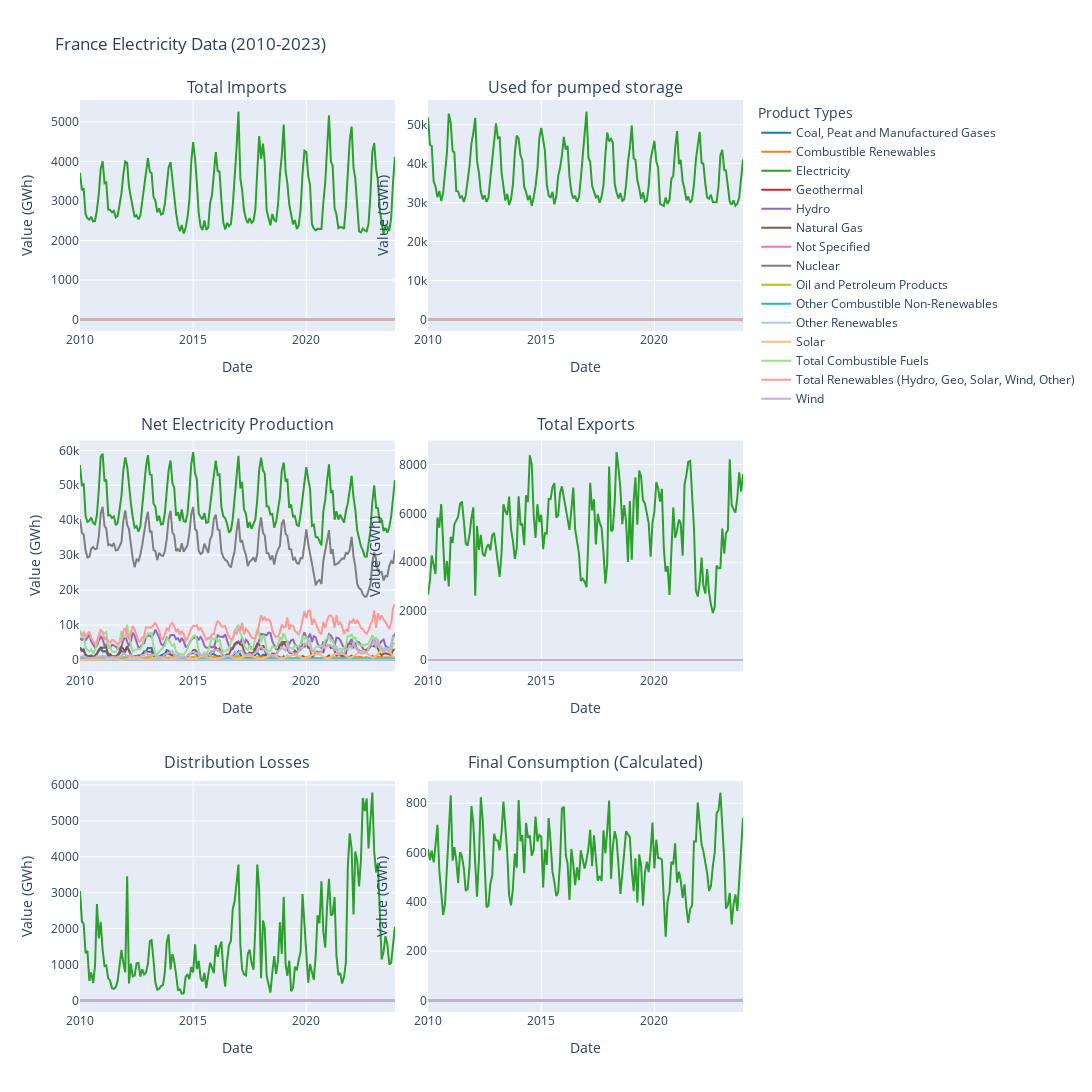

The notebook cell saved with this chart:
### Code cell
plotInfo("France")

### Figure 1 — Plotly figure (JSON) as saved in the notebook; plotly's stock layout.template omitted (floating-point values rounded to 4 significant figures; data arrays with more than 128 entries replaced by an {"elided": "..."} marker saying what was removed)
{"data": [{"line": {"width": 2}, "marker": {"color": "#1f77b4"}, "mode": "lines", "name": "Coal, Peat and Manufactured Gases", "showlegend": true, "type": "scatter", "x": {"elided": "168 str values"}, "xaxis": "x", "y": {"elided": "168 float values"}, "yaxis": "y"}, {"line": {"width": 2}, "marker": {"color": "#ff7f0e"}, "mode": "lines", "name": "Combustible Renewables", "showlegend": true, "type": "scatter", "x": {"elided": "168 str values"}, "xaxis": "x", "y": {"elided": "168 float values"}, "yaxis": "y"}, {"line": {"width": 2}, "marker": {"color": "#2ca02c"}, "mode": "lines", "name": "Electricity", "showlegend": true, "type": "scatter", "x": {"elided": "168 str values"}, "xaxis": "x", "y": {"elided": "168 float values"}, "yaxis": "y"}, {"line": {"width": 2}, "marker": {"color": "#d62728"}, "mode": "lines", "name": "Geothermal", "showlegend": true, "type": "scatter", "x": {"elided": "168 str values"}, "xaxis": "x", "y": {"elided": "168 float values"}, "yaxis": "y"}, {"line": {"width": 2}, "marker": {"color": "#9467bd"}, "mode": "lines", "name": "Hydro", "showlegend": true, "type": "scatter", "x": {"elided": "168 str values"}, "xaxis": "x", "y": {"elided": "168 float values"}, "yaxis": "y"}, {"line": {"width": 2}, "marker": {"color": "#8c564b"}, "mode": "lines", "name": "Natural Gas", "showlegend": true, "type": "scatter", "x": {"elided": "168 str values"}, "xaxis": "x", "y": {"elided": "168 float values"}, "yaxis": "y"}, {"line": {"width": 2}, "marker": {"color": "#e377c2"}, "mode": "lines", "name": "Not Specified", "showlegend": true, "type": "scatter", "x": {"elided": "168 str values"}, "xaxis": "x", "y": {"elided": "168 float values"}, "yaxis": "y"}, {"line": {"width": 2}, "marker": {"color": "#7f7f7f"}, "mode": "lines", "name": "Nuclear", "showlegend": true, "type": "scatter", "x": {"elided": "168 str values"}, "xaxis": "x", "y": {"elided": "168 float values"}, "yaxis": "y"}, {"line": {"width": 2}, "marker": {"color": "#bcbd22"}, "mode": "lines", "name": "Oil and Petroleum Products", "showlegend": true, "type": "scatter", "x": {"elided": "168 str values"}, "xaxis": "x", "y": {"elided": "168 float values"}, "yaxis": "y"}, {"line": {"width": 2}, "marker": {"color": "#17becf"}, "mode": "lines", "name": "Other Combustible Non-Renewables", "showlegend": true, "type": "scatter", "x": {"elided": "168 str values"}, "xaxis": "x", "y": {"elided": "168 float values"}, "yaxis": "y"}, {"line": {"width": 2}, "marker": {"color": "#aec7e8"}, "mode": "lines", "name": "Other Renewables", "showlegend": true, "type": "scatter", "x": {"elided": "168 str values"}, "xaxis": "x", "y": {"elided": "168 float values"}, "yaxis": "y"}, {"line": {"width": 2}, "marker": {"color": "#ffbb78"}, "mode": "lines", "name": "Solar", "showlegend": true, "type": "scatter", "x": {"elided": "168 str values"}, "xaxis": "x", "y": {"elided": "168 float values"}, "yaxis": "y"}, {"line": {"width": 2}, "marker": {"color": "#98df8a"}, "mode": "lines", "name": "Total Combustible Fuels", "showlegend": true, "type": "scatter", "x": {"elided": "168 str values"}, "xaxis": "x", "y": {"elided": "168 float values"}, "yaxis": "y"}, {"line": {"width": 2}, "marker": {"color": "#ff9896"}, "mode": "lines", "name": "Total Renewables (Hydro, Geo, Solar, Wind, Other)", "showlegend": true, "type": "scatter", "x": {"elided": "168 str values"}, "xaxis": "x", "y": {"elided": "168 float values"}, "yaxis": "y"}, {"line": {"width": 2}, "marker": {"color": "#c5b0d5"}, "mode": "lines", "name": "Wind", "showlegend": true, "type": "scatter", "x": {"elided": "168 str values"}, "xaxis": "x", "y": {"elided": "168 float values"}, "yaxis": "y"}, {"line": {"width": 2}, "marker": {"color": "#1f77b4"}, "mode": "lines", "name": "Coal, Peat and Manufactured Gases", "showlegend": false, "type": "scatter", "x": {"elided": "168 str values"}, "xaxis": "x2", "y": {"elided": "168 float values"}, "yaxis": "y2"}, {"line": {"width": 2}, "marker": {"color": "#ff7f0e"}, "mode": "lines", "name": "Combustible Renewables", "showlegend": false, "type": "scatter", "x": {"elided": "168 str values"}, "xaxis": "x2", "y": {"elided": "168 float values"}, "yaxis": "y2"}, {"line": {"width": 2}, "marker": {"color": "#2ca02c"}, "mode": "lines", "name": "Electricity", "showlegend": false, "type": "scatter", "x": {"elided": "168 str values"}, "xaxis": "x2", "y": {"elided": "168 float values"}, "yaxis": "y2"}, {"line": {"width": 2}, "marker": {"color": "#d62728"}, "mode": "lines", "name": "Geothermal", "showlegend": false, "type": "scatter", "x": {"elided": "168 str values"}, "xaxis": "x2", "y": {"elided": "168 float values"}, "yaxis": "y2"}, {"line": {"width": 2}, "marker": {"color": "#9467bd"}, "mode": "lines", "name": "Hydro", "showlegend": false, "type": "scatter", "x": {"elided": "168 str values"}, "xaxis": "x2", "y": {"elided": "168 float values"}, "yaxis": "y2"}, {"line": {"width": 2}, "marker": {"color": "#8c564b"}, "mode": "lines", "name": "Natural Gas", "showlegend": false, "type": "scatter", "x": {"elided": "168 str values"}, "xaxis": "x2", "y": {"elided": "168 float values"}, "yaxis": "y2"}, {"line": {"width": 2}, "marker": {"color": "#e377c2"}, "mode": "lines", "name": "Not Specified", "showlegend": false, "type": "scatter", "x": {"elided": "168 str values"}, "xaxis": "x2", "y": {"elided": "168 float values"}, "yaxis": "y2"}, {"line": {"width": 2}, "marker": {"color": "#7f7f7f"}, "mode": "lines", "name": "Nuclear", "showlegend": false, "type": "scatter", "x": {"elided": "168 str values"}, "xaxis": "x2", "y": {"elided": "168 float values"}, "yaxis": "y2"}, {"line": {"width": 2}, "marker": {"color": "#bcbd22"}, "mode": "lines", "name": "Oil and Petroleum Products", "showlegend": false, "type": "scatter", "x": {"elided": "168 str values"}, "xaxis": "x2", "y": {"elided": "168 float values"}, "yaxis": "y2"}, {"line": {"width": 2}, "marker": {"color": "#17becf"}, "mode": "lines", "name": "Other Combustible Non-Renewables", "showlegend": false, "type": "scatter", "x": {"elided": "168 str values"}, "xaxis": "x2", "y": {"elided": "168 float values"}, "yaxis": "y2"}, {"line": {"width": 2}, "marker": {"color": "#aec7e8"}, "mode": "lines", "name": "Other Renewables", "showlegend": false, "type": "scatter", "x": {"elided": "168 str values"}, "xaxis": "x2", "y": {"elided": "168 float values"}, "yaxis": "y2"}, {"line": {"width": 2}, "marker": {"color": "#ffbb78"}, "mode": "lines", "name": "Solar", "showlegend": false, "type": "scatter", "x": {"elided": "168 str values"}, "xaxis": "x2", "y": {"elided": "168 float values"}, "yaxis": "y2"}, {"line": {"width": 2}, "marker": {"color": "#98df8a"}, "mode": "lines", "name": "Total Combustible Fuels", "showlegend": false, "type": "scatter", "x": {"elided": "168 str values"}, "xaxis": "x2", "y": {"elided": "168 float values"}, "yaxis": "y2"}, {"line": {"width": 2}, "marker": {"color": "#ff9896"}, "mode": "lines", "name": "Total Renewables (Hydro, Geo, Solar, Wind, Other)", "showlegend": false, "type": "scatter", "x": {"elided": "168 str values"}, "xaxis": "x2", "y": {"elided": "168 float values"}, "yaxis": "y2"}, {"line": {"width": 2}, "marker": {"color": "#c5b0d5"}, "mode": "lines", "name": "Wind", "showlegend": false, "type": "scatter", "x": {"elided": "168 str values"}, "xaxis": "x2", "y": {"elided": "168 float values"}, "yaxis": "y2"}, {"line": {"width": 2}, "marker": {"color": "#1f77b4"}, "mode": "lines", "name": "Coal, Peat and Manufactured Gases", "showlegend": false, "type": "scatter", "x": {"elided": "168 str values"}, "xaxis": "x3", "y": {"elided": "168 float values"}, "yaxis": "y3"}, {"line": {"width": 2}, "marker": {"color": "#ff7f0e"}, "mode": "lines", "name": "Combustible Renewables", "showlegend": false, "type": "scatter", "x": {"elided": "168 str values"}, "xaxis": "x3", "y": {"elided": "168 float values"}, "yaxis": "y3"}, {"line": {"width": 2}, "marker": {"color": "#2ca02c"}, "mode": "lines", "name": "Electricity", "showlegend": false, "type": "scatter", "x": {"elided": "168 str values"}, "xaxis": "x3", "y": {"elided": "168 float values"}, "yaxis": "y3"}, {"line": {"width": 2}, "marker": {"color": "#d62728"}, "mode": "lines", "name": "Geothermal", "showlegend": false, "type": "scatter", "x": {"elided": "168 str values"}, "xaxis": "x3", "y": {"elided": "168 float values"}, "yaxis": "y3"}, {"line": {"width": 2}, "marker": {"color": "#9467bd"}, "mode": "lines", "name": "Hydro", "showlegend": false, "type": "scatter", "x": {"elided": "168 str values"}, "xaxis": "x3", "y": {"elided": "168 float values"}, "yaxis": "y3"}, {"line": {"width": 2}, "marker": {"color": "#8c564b"}, "mode": "lines", "name": "Natural Gas", "showlegend": false, "type": "scatter", "x": {"elided": "168 str values"}, "xaxis": "x3", "y": {"elided": "168 float values"}, "yaxis": "y3"}, {"line": {"width": 2}, "marker": {"color": "#e377c2"}, "mode": "lines", "name": "Not Specified", "showlegend": false, "type": "scatter", "x": {"elided": "168 str values"}, "xaxis": "x3", "y": {"elided": "168 float values"}, "yaxis": "y3"}, {"line": {"width": 2}, "marker": {"color": "#7f7f7f"}, "mode": "lines", "name": "Nuclear", "showlegend": false, "type": "scatter", "x": {"elided": "168 str values"}, "xaxis": "x3", "y": {"elided": "168 float values"}, "yaxis": "y3"}, {"line": {"width": 2}, "marker": {"color": "#bcbd22"}, "mode": "lines", "name": "Oil and Petroleum Products", "showlegend": false, "type": "scatter", "x": {"elided": "168 str values"}, "xaxis": "x3", "y": {"elided": "168 float values"}, "yaxis": "y3"}, {"line": {"width": 2}, "marker": {"color": "#17becf"}, "mode": "lines", "name": "Other Combustible Non-Renewables", "showlegend": false, "type": "scatter", "x": {"elided": "168 str values"}, "xaxis": "x3", "y": {"elided": "168 float values"}, "yaxis": "y3"}, {"line": {"width": 2}, "marker": {"color": "#aec7e8"}, "mode": "lines", "name": "Other Renewables", "showlegend": false, "type": "scatter", "x": {"elided": "168 str values"}, "xaxis": "x3", "y": {"elided": "168 float values"}, "yaxis": "y3"}, {"line": {"width": 2}, "marker": {"color": "#ffbb78"}, "mode": "lines", "name": "Solar", "showlegend": false, "type": "scatter", "x": {"elided": "168 str values"}, "xaxis": "x3", "y": {"elided": "168 float values"}, "yaxis": "y3"}, {"line": {"width": 2}, "marker": {"color": "#98df8a"}, "mode": "lines", "name": "Total Combustible Fuels", "showlegend": false, "type": "scatter", "x": {"elided": "168 str values"}, "xaxis": "x3", "y": {"elided": "168 float values"}, "yaxis": "y3"}, {"line": {"width": 2}, "marker": {"color": "#ff9896"}, "mode": "lines", "name": "Total Renewables (Hydro, Geo, Solar, Wind, Other)", "showlegend": false, "type": "scatter", "x": {"elided": "168 str values"}, "xaxis": "x3", "y": {"elided": "168 float values"}, "yaxis": "y3"}, {"line": {"width": 2}, "marker": {"color": "#c5b0d5"}, "mode": "lines", "name": "Wind", "showlegend": false, "type": "scatter", "x": {"elided": "168 str values"}, "xaxis": "x3", "y": {"elided": "168 float values"}, "yaxis": "y3"}, {"line": {"width": 2}, "marker": {"color": "#1f77b4"}, "mode": "lines", "name": "Coal, Peat and Manufactured Gases", "showlegend": false, "type": "scatter", "x": {"elided": "168 str values"}, "xaxis": "x4", "y": {"elided": "168 float values"}, "yaxis": "y4"}, {"line": {"width": 2}, "marker": {"color": "#ff7f0e"}, "mode": "lines", "name": "Combustible Renewables", "showlegend": false, "type": "scatter", "x": {"elided": "168 str values"}, "xaxis": "x4", "y": {"elided": "168 float values"}, "yaxis": "y4"}, {"line": {"width": 2}, "marker": {"color": "#2ca02c"}, "mode": "lines", "name": "Electricity", "showlegend": false, "type": "scatter", "x": {"elided": "168 str values"}, "xaxis": "x4", "y": {"elided": "168 float values"}, "yaxis": "y4"}, {"line": {"width": 2}, "marker": {"color": "#d62728"}, "mode": "lines", "name": "Geothermal", "showlegend": false, "type": "scatter", "x": {"elided": "168 str values"}, "xaxis": "x4", "y": {"elided": "168 float values"}, "yaxis": "y4"}, {"line": {"width": 2}, "marker": {"color": "#9467bd"}, "mode": "lines", "name": "Hydro", "showlegend": false, "type": "scatter", "x": {"elided": "168 str values"}, "xaxis": "x4", "y": {"elided": "168 float values"}, "yaxis": "y4"}, {"line": {"width": 2}, "marker": {"color": "#8c564b"}, "mode": "lines", "name": "Natural Gas", "showlegend": false, "type": "scatter", "x": {"elided": "168 str values"}, "xaxis": "x4", "y": {"elided": "168 float values"}, "yaxis": "y4"}, {"line": {"width": 2}, "marker": {"color": "#e377c2"}, "mode": "lines", "name": "Not Specified", "showlegend": false, "type": "scatter", "x": {"elided": "168 str values"}, "xaxis": "x4", "y": {"elided": "168 float values"}, "yaxis": "y4"}, {"line": {"width": 2}, "marker": {"color": "#7f7f7f"}, "mode": "lines", "name": "Nuclear", "showlegend": false, "type": "scatter", "x": {"elided": "168 str values"}, "xaxis": "x4", "y": {"elided": "168 float values"}, "yaxis": "y4"}, {"line": {"width": 2}, "marker": {"color": "#bcbd22"}, "mode": "lines", "name": "Oil and Petroleum Products", "showlegend": false, "type": "scatter", "x": {"elided": "168 str values"}, "xaxis": "x4", "y": {"elided": "168 float values"}, "yaxis": "y4"}, {"line": {"width": 2}, "marker": {"color": "#17becf"}, "mode": "lines", "name": "Other Combustible Non-Renewables", "showlegend": false, "type": "scatter", "x": {"elided": "168 str values"}, "xaxis": "x4", "y": {"elided": "168 float values"}, "yaxis": "y4"}, {"line": {"width": 2}, "marker": {"color": "#aec7e8"}, "mode": "lines", "name": "Other Renewables", "showlegend": false, "type": "scatter", "x": {"elided": "168 str values"}, "xaxis": "x4", "y": {"elided": "168 float values"}, "yaxis": "y4"}, {"line": {"width": 2}, "marker": {"color": "#ffbb78"}, "mode": "lines", "name": "Solar", "showlegend": false, "type": "scatter", "x": {"elided": "168 str values"}, "xaxis": "x4", "y": {"elided": "168 float values"}, "yaxis": "y4"}, {"line": {"width": 2}, "marker": {"color": "#98df8a"}, "mode": "lines", "name": "Total Combustible Fuels", "showlegend": false, "type": "scatter", "x": {"elided": "168 str values"}, "xaxis": "x4", "y": {"elided": "168 float values"}, "yaxis": "y4"}, {"line": {"width": 2}, "marker": {"color": "#ff9896"}, "mode": "lines", "name": "Total Renewables (Hydro, Geo, Solar, Wind, Other)", "showlegend": false, "type": "scatter", "x": {"elided": "168 str values"}, "xaxis": "x4", "y": {"elided": "168 float values"}, "yaxis": "y4"}, {"line": {"width": 2}, "marker": {"color": "#c5b0d5"}, "mode": "lines", "name": "Wind", "showlegend": false, "type": "scatter", "x": {"elided": "168 str values"}, "xaxis": "x4", "y": {"elided": "168 float values"}, "yaxis": "y4"}, {"line": {"width": 2}, "marker": {"color": "#1f77b4"}, "mode": "lines", "name": "Coal, Peat and Manufactured Gases", "showlegend": false, "type": "scatter", "x": {"elided": "168 str values"}, "xaxis": "x5", "y": {"elided": "168 float values"}, "yaxis": "y5"}, {"line": {"width": 2}, "marker": {"color": "#ff7f0e"}, "mode": "lines", "name": "Combustible Renewables", "showlegend": false, "type": "scatter", "x": {"elided": "168 str values"}, "xaxis": "x5", "y": {"elided": "168 float values"}, "yaxis": "y5"}, {"line": {"width": 2}, "marker": {"color": "#2ca02c"}, "mode": "lines", "name": "Electricity", "showlegend": false, "type": "scatter", "x": {"elided": "168 str values"}, "xaxis": "x5", "y": {"elided": "168 float values"}, "yaxis": "y5"}, {"line": {"width": 2}, "marker": {"color": "#d62728"}, "mode": "lines", "name": "Geothermal", "showlegend": false, "type": "scatter", "x": {"elided": "168 str values"}, "xaxis": "x5", "y": {"elided": "168 float values"}, "yaxis": "y5"}, {"line": {"width": 2}, "marker": {"color": "#9467bd"}, "mode": "lines", "name": "Hydro", "showlegend": false, "type": "scatter", "x": {"elided": "168 str values"}, "xaxis": "x5", "y": {"elided": "168 float values"}, "yaxis": "y5"}, {"line": {"width": 2}, "marker": {"color": "#8c564b"}, "mode": "lines", "name": "Natural Gas", "showlegend": false, "type": "scatter", "x": {"elided": "168 str values"}, "xaxis": "x5", "y": {"elided": "168 float values"}, "yaxis": "y5"}, {"line": {"width": 2}, "marker": {"color": "#e377c2"}, "mode": "lines", "name": "Not Specified", "showlegend": false, "type": "scatter", "x": {"elided": "168 str values"}, "xaxis": "x5", "y": {"elided": "168 float values"}, "yaxis": "y5"}, {"line": {"width": 2}, "marker": {"color": "#7f7f7f"}, "mode": "lines", "name": "Nuclear", "showlegend": false, "type": "scatter", "x": {"elided": "168 str values"}, "xaxis": "x5", "y": {"elided": "168 float values"}, "yaxis": "y5"}, {"line": {"width": 2}, "marker": {"color": "#bcbd22"}, "mode": "lines", "name": "Oil and Petroleum Products", "showlegend": false, "type": "scatter", "x": {"elided": "168 str values"}, "xaxis": "x5", "y": {"elided": "168 float values"}, "yaxis": "y5"}, {"line": {"width": 2}, "marker": {"color": "#17becf"}, "mode": "lines", "name": "Other Combustible Non-Renewables", "showlegend": false, "type": "scatter", "x": {"elided": "168 str values"}, "xaxis": "x5", "y": {"elided": "168 float values"}, "yaxis": "y5"}, {"line": {"width": 2}, "marker": {"color": "#aec7e8"}, "mode": "lines", "name": "Other Renewables", "showlegend": false, "type": "scatter", "x": {"elided": "168 str values"}, "xaxis": "x5", "y": {"elided": "168 float values"}, "yaxis": "y5"}, {"line": {"width": 2}, "marker": {"color": "#ffbb78"}, "mode": "lines", "name": "Solar", "showlegend": false, "type": "scatter", "x": {"elided": "168 str values"}, "xaxis": "x5", "y": {"elided": "168 float values"}, "yaxis": "y5"}, {"line": {"width": 2}, "marker": {"color": "#98df8a"}, "mode": "lines", "name": "Total Combustible Fuels", "showlegend": false, "type": "scatter", "x": {"elided": "168 str values"}, "xaxis": "x5", "y": {"elided": "168 float values"}, "yaxis": "y5"}, {"line": {"width": 2}, "marker": {"color": "#ff9896"}, "mode": "lines", "name": "Total Renewables (Hydro, Geo, Solar, Wind, Other)", "showlegend": false, "type": "scatter", "x": {"elided": "168 str values"}, "xaxis": "x5", "y": {"elided": "168 float values"}, "yaxis": "y5"}, {"line": {"width": 2}, "marker": {"color": "#c5b0d5"}, "mode": "lines", "name": "Wind", "showlegend": false, "type": "scatter", "x": {"elided": "168 str values"}, "xaxis": "x5", "y": {"elided": "168 float values"}, "yaxis": "y5"}, {"line": {"width": 2}, "marker": {"color": "#1f77b4"}, "mode": "lines", "name": "Coal, Peat and Manufactured Gases", "showlegend": false, "type": "scatter", "x": {"elided": "168 str values"}, "xaxis": "x6", "y": {"elided": "168 float values"}, "yaxis": "y6"}, {"line": {"width": 2}, "marker": {"color": "#ff7f0e"}, "mode": "lines", "name": "Combustible Renewables", "showlegend": false, "type": "scatter", "x": {"elided": "168 str values"}, "xaxis": "x6", "y": {"elided": "168 float values"}, "yaxis": "y6"}, {"line": {"width": 2}, "marker": {"color": "#2ca02c"}, "mode": "lines", "name": "Electricity", "showlegend": false, "type": "scatter", "x": {"elided": "168 str values"}, "xaxis": "x6", "y": {"elided": "168 float values"}, "yaxis": "y6"}, {"line": {"width": 2}, "marker": {"color": "#d62728"}, "mode": "lines", "name": "Geothermal", "showlegend": false, "type": "scatter", "x": {"elided": "168 str values"}, "xaxis": "x6", "y": {"elided": "168 float values"}, "yaxis": "y6"}, {"line": {"width": 2}, "marker": {"color": "#9467bd"}, "mode": "lines", "name": "Hydro", "showlegend": false, "type": "scatter", "x": {"elided": "168 str values"}, "xaxis": "x6", "y": {"elided": "168 float values"}, "yaxis": "y6"}, {"line": {"width": 2}, "marker": {"color": "#8c564b"}, "mode": "lines", "name": "Natural Gas", "showlegend": false, "type": "scatter", "x": {"elided": "168 str values"}, "xaxis": "x6", "y": {"elided": "168 float values"}, "yaxis": "y6"}, {"line": {"width": 2}, "marker": {"color": "#e377c2"}, "mode": "lines", "name": "Not Specified", "showlegend": false, "type": "scatter", "x": {"elided": "168 str values"}, "xaxis": "x6", "y": {"elided": "168 float values"}, "yaxis": "y6"}, {"line": {"width": 2}, "marker": {"color": "#7f7f7f"}, "mode": "lines", "name": "Nuclear", "showlegend": false, "type": "scatter", "x": {"elided": "168 str values"}, "xaxis": "x6", "y": {"elided": "168 float values"}, "yaxis": "y6"}, {"line": {"width": 2}, "marker": {"color": "#bcbd22"}, "mode": "lines", "name": "Oil and Petroleum Products", "showlegend": false, "type": "scatter", "x": {"elided": "168 str values"}, "xaxis": "x6", "y": {"elided": "168 float values"}, "yaxis": "y6"}, {"line": {"width": 2}, "marker": {"color": "#17becf"}, "mode": "lines", "name": "Other Combustible Non-Renewables", "showlegend": false, "type": "scatter", "x": {"elided": "168 str values"}, "xaxis": "x6", "y": {"elided": "168 float values"}, "yaxis": "y6"}, {"line": {"width": 2}, "marker": {"color": "#aec7e8"}, "mode": "lines", "name": "Other Renewables", "showlegend": false, "type": "scatter", "x": {"elided": "168 str values"}, "xaxis": "x6", "y": {"elided": "168 float values"}, "yaxis": "y6"}, {"line": {"width": 2}, "marker": {"color": "#ffbb78"}, "mode": "lines", "name": "Solar", "showlegend": false, "type": "scatter", "x": {"elided": "168 str values"}, "xaxis": "x6", "y": {"elided": "168 float values"}, "yaxis": "y6"}, {"line": {"width": 2}, "marker": {"color": "#98df8a"}, "mode": "lines", "name": "Total Combustible Fuels", "showlegend": false, "type": "scatter", "x": {"elided": "168 str values"}, "xaxis": "x6", "y": {"elided": "168 float values"}, "yaxis": "y6"}, {"line": {"width": 2}, "marker": {"color": "#ff9896"}, "mode": "lines", "name": "Total Renewables (Hydro, Geo, Solar, Wind, Other)", "showlegend": false, "type": "scatter", "x": {"elided": "168 str values"}, "xaxis": "x6", "y": {"elided": "168 float values"}, "yaxis": "y6"}, {"line": {"width": 2}, "marker": {"color": "#c5b0d5"}, "mode": "lines", "name": "Wind", "showlegend": false, "type": "scatter", "x": {"elided": "168 str values"}, "xaxis": "x6", "y": {"elided": "168 float values"}, "yaxis": "y6"}], "layout": {"annotations": [{"font": {"size": 16}, "showarrow": false, "text": "Distribution Losses", "x": 0.2375, "xanchor": "center", "xref": "paper", "y": 0.26, "yanchor": "bottom", "yref": "paper"}, {"font": {"size": 16}, "showarrow": false, "text": "Final Consumption (Calculated)", "x": 0.7625, "xanchor": "center", "xref": "paper", "y": 0.26, "yanchor": "bottom", "yref": "paper"}, {"font": {"size": 16}, "showarrow": false, "text": "Net Electricity Production", "x": 0.2375, "xanchor": "center", "xref": "paper", "y": 0.63, "yanchor": "bottom", "yref": "paper"}, {"font": {"size": 16}, "showarrow": false, "text": "Total Exports", "x": 0.7625, "xanchor": "center", "xref": "paper", "y": 0.63, "yanchor": "bottom", "yref": "paper"}, {"font": {"size": 16}, "showarrow": false, "text": "Total Imports", "x": 0.2375, "xanchor": "center", "xref": "paper", "y": 1, "yanchor": "bottom", "yref": "paper"}, {"font": {"size": 16}, "showarrow": false, "text": "Used for pumped storage", "x": 0.7625, "xanchor": "center", "xref": "paper", "y": 1, "yanchor": "bottom", "yref": "paper"}], "height": 1200, "hovermode": "x unified", "legend": {"title": {"text": "Product Types"}}, "title": {"text": "France Electricity Data (2010-2023)"}, "width": 1400, "xaxis": {"anchor": "y", "domain": [0, 0.475], "title": {"text": "Date"}}, "xaxis2": {"anchor": "y2", "domain": [0.525, 1], "title": {"text": "Date"}}, "xaxis3": {"anchor": "y3", "domain": [0, 0.475], "title": {"text": "Date"}}, "xaxis4": {"anchor": "y4", "domain": [0.525, 1], "title": {"text": "Date"}}, "xaxis5": {"anchor": "y5", "domain": [0, 0.475], "title": {"text": "Date"}}, "xaxis6": {"anchor": "y6", "domain": [0.525, 1], "title": {"text": "Date"}}, "yaxis": {"anchor": "x", "domain": [0.7467, 1], "title": {"text": "Value (GWh)"}}, "yaxis2": {"anchor": "x2", "domain": [0.7467, 1], "title": {"text": "Value (GWh)"}}, "yaxis3": {"anchor": "x3", "domain": [0.3733, 0.6267], "title": {"text": "Value (GWh)"}}, "yaxis4": {"anchor": "x4", "domain": [0.3733, 0.6267], "title": {"text": "Value (GWh)"}}, "yaxis5": {"anchor": "x5", "domain": [0, 0.2533], "title": {"text": "Value (GWh)"}}, "yaxis6": {"anchor": "x6", "domain": [0, 0.2533], "title": {"text": "Value (GWh)"}}}}
